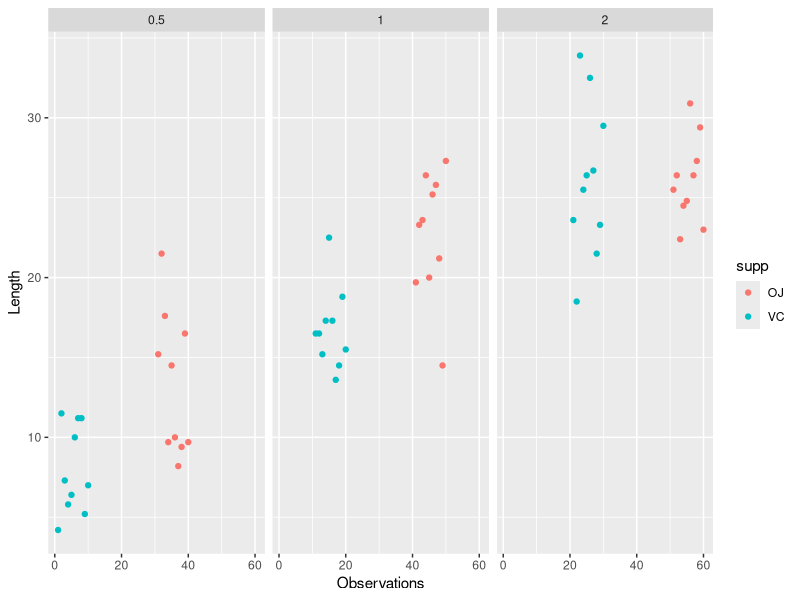

Recreate this plot in R.
## ---- chunk 1
library(ggplot2)
## ---- chunk 2
data(ToothGrowth)
tg <- ToothGrowth

g <- ggplot(tg,  aes(x = c(1:60), y = len), colour = supp)
g <- g + geom_point(aes(color = supp))  
g <- g + facet_grid(. ~ dose) + xlab("Observations") + ylab("Length")
g

## ---- chunk 3
vc <- tg[1:30,]$len
oj <- tg[31:60,]$len

test_by_supp <- sapply(data.frame(vc, oj), function(x){
    t.test(x)$conf.int
})

colnames(test_by_supp) <- c("VC", "OC")
rownames(test_by_supp) <- c("Lower", "Upper")
test_by_supp
## ---- chunk 4
dt_M <- data.frame(tg[1:10,]$len, tg[11:20,]$len, tg[21:30,]$len, tg[31:40,]$len, tg[41:50,]$len, tg[51:60,]$len)

test_result <- sapply(dt_M, function(x){
    t.test(x)$conf.int
})

colnames(test_result) <- c("VC_0.5", "VC_1.0", "VC_2.0", "OJ_0.5", "OJ_1.0", "OJ_2.0")
rownames(test_result) <- c("Lower", "Upper")

test_result

